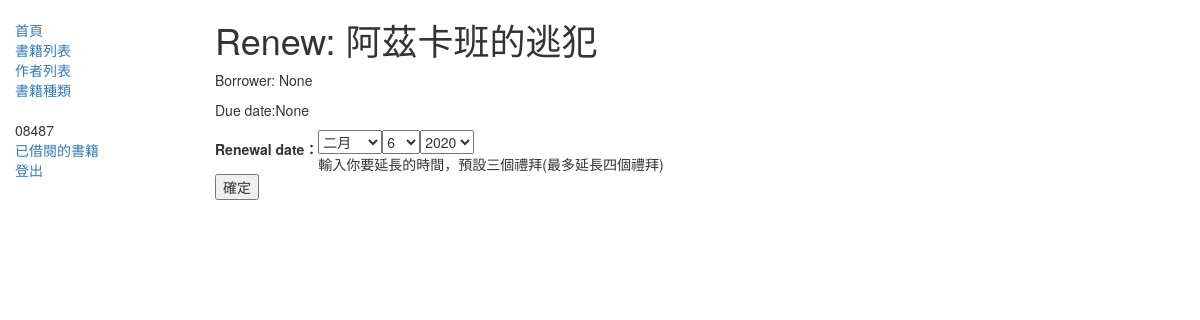
The page /catalog/borrowed/48622045-ed42-4f08-b6cd-2b532f2b3019/people-renew/ (signed in) on the database as committed earlier.
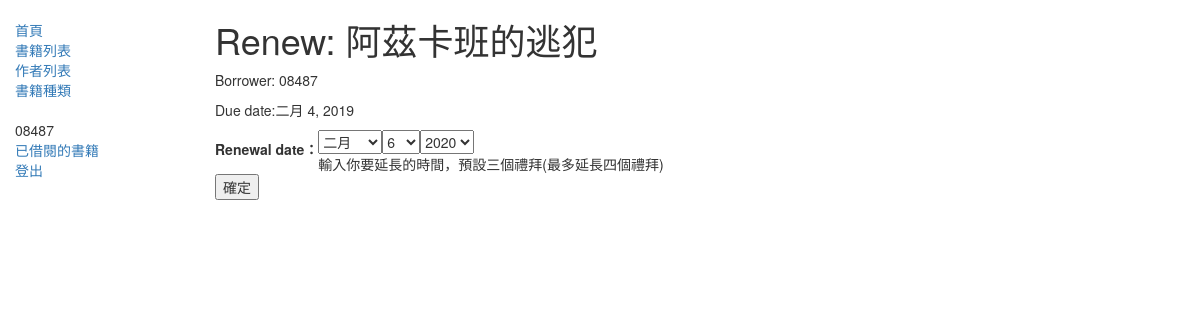
The same page on the database as committed later.
### catalog/models.py (models this page shows, shortened)
class BookInstance(models.Model):
    id = models.UUIDField(primary_key=True, default=uuid.uuid4,
                          help_text='Unique ID for this particular book across whole library')
    book = models.ForeignKey('Book', on_delete=models.SET_NULL, null=True)
    imprint = models.CharField(max_length=200)
    due_back = models.DateField(null=True, blank=True)
    borrower = models.ForeignKey(User, on_delete=models.SET_NULL, null=True, blank=True)
    LOAN_STATUS = (
        ('m', 'Maintenance'),
        ('o', 'On loan'),
        ('a', 'Available'),
        ('r', 'Reserved'),
    )
    status = models.CharField(
        max_length=1,
        choices=LOAN_STATUS,
        blank=True,
        default='m',
        help_text='Book availability',
    )
    class Meta:
        ordering = ['due_back']
        permissions = (("can_mark_returned", "Set book as returned"),)

class Book(models.Model):
    title = models.CharField(max_length=200)
    author = models.ForeignKey('Author', on_delete=models.SET_NULL, null=True)
    summary = models.TextField(max_length=1000, help_text='Enter a brief description of the book')
    isbn = models.CharField('ISBN', max_length=13,
                            help_text='13 Character <a href="https://www.isbn-international.org/content/what-isbn'
                                      '">ISBN number</a>')
    genre = models.ManyToManyField(Genre, help_text='Select a genre for this book')
    def display_genre(self):
        '''Create a string for the Genre. This is required to display genre in Admin.'''
        return ', '.join(genre.name for genre in self.genre.all()[:3])
    display_genre.short_description = 'Genre'
    language = models.ForeignKey('Language', on_delete=models.SET_NULL, null=True)

### catalog/views.py (the view)
    def auth(request, *args, **kwargs):
        if not request.user.is_authenticated:
            return HttpResponseRedirect(reverse('login'))
        return func(request, *args, **kwargs)

### catalog/forms.py (shortened to what this page needs)
class RenewBookForm(forms.Form):
    renewal_date = forms.DateField(widget=forms.SelectDateWidget(years=range(2020, 1970, -1)),
                                   help_text="輸入你要延長的時間，預設三個禮拜(最多延長四個禮拜)")

### catalog/views.py (called while the page is built)
def registered_people(func):
    def auth(request, *args, **kwargs):
        if not request.user.is_authenticated:
            return HttpResponseRedirect(reverse('login'))
        return func(request, *args, **kwargs)
    return auth

@registered_people
def renew_book_people(request, pk):
    book_inst = get_object_or_404(BookInstance, pk=pk)
    if request.method == 'POST':
        form = RenewBookForm(request.POST)
        if form.is_valid():
            book_inst.due_back = form.clean_renewal_data()
            book_inst.save()
            return HttpResponseRedirect(reverse('my-borrowed'))
    else:
        proposed_renewal_date = datetime.date.today() + datetime.timedelta(weeks=3)
        form = RenewBookForm(initial={'renewal_date': proposed_renewal_date, })
    return render(request, 'catalog/book_renew_librarian.html', {'form': form, 'bookinst': book_inst})

### templates/catalog/book_renew_librarian.html (shortened to what this page needs)
{% extends "base_generic.html" %}
{% block content %}
<h1>Renew: {{ bookinst.book.title }}</h1>
<p>Borrower: {{ bookinst.borrower }}</p>
<p {% if bookinsta.is_overdue %} class='text-danger' {% endif %}>Due date:{{bookinst.due_back}}</p>
<form action="" method="post">
    <table>
        {{ form }}
    </table>
    <input type="submit" value="確定"/>
</form>
{% endblock %}

Rows that differ between the two databases and show on the page:
changed BookInstance "阿茲卡班的逃犯": borrower "None" → "08487"; due_back "None" → "二月 4, 2019"
